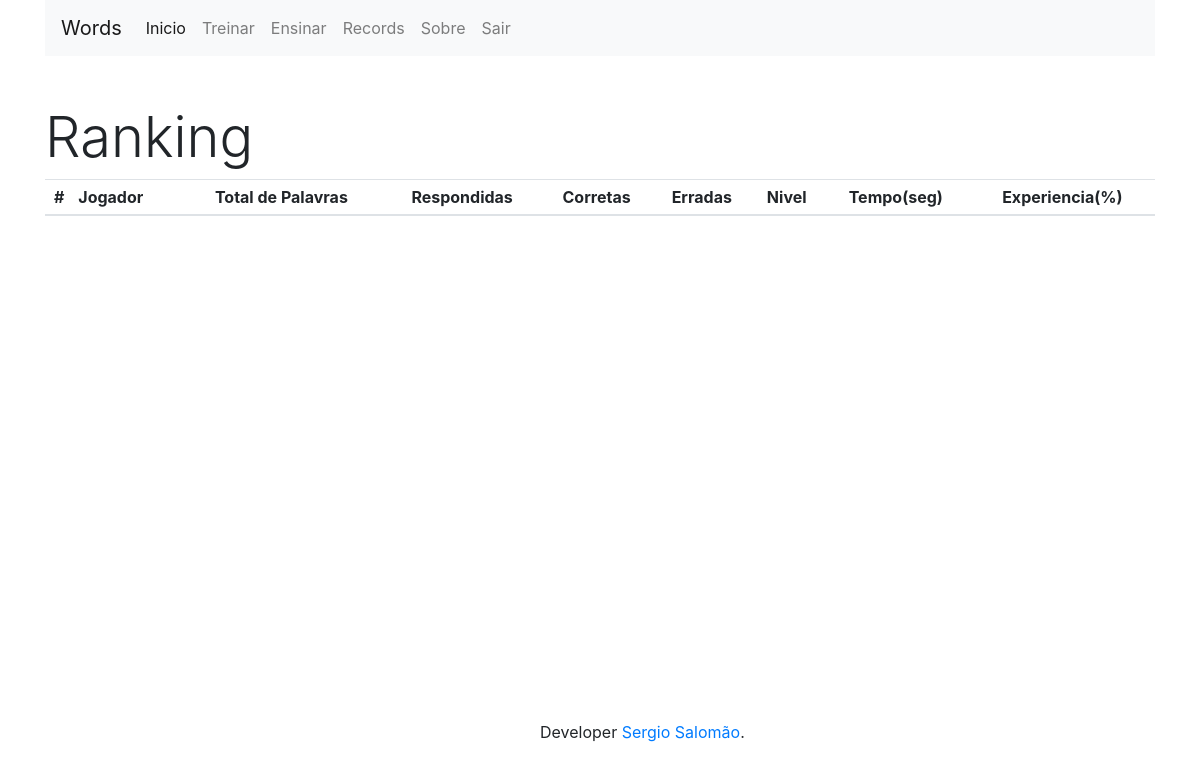
The app's page /view/pages/listaRecords.php, older data.
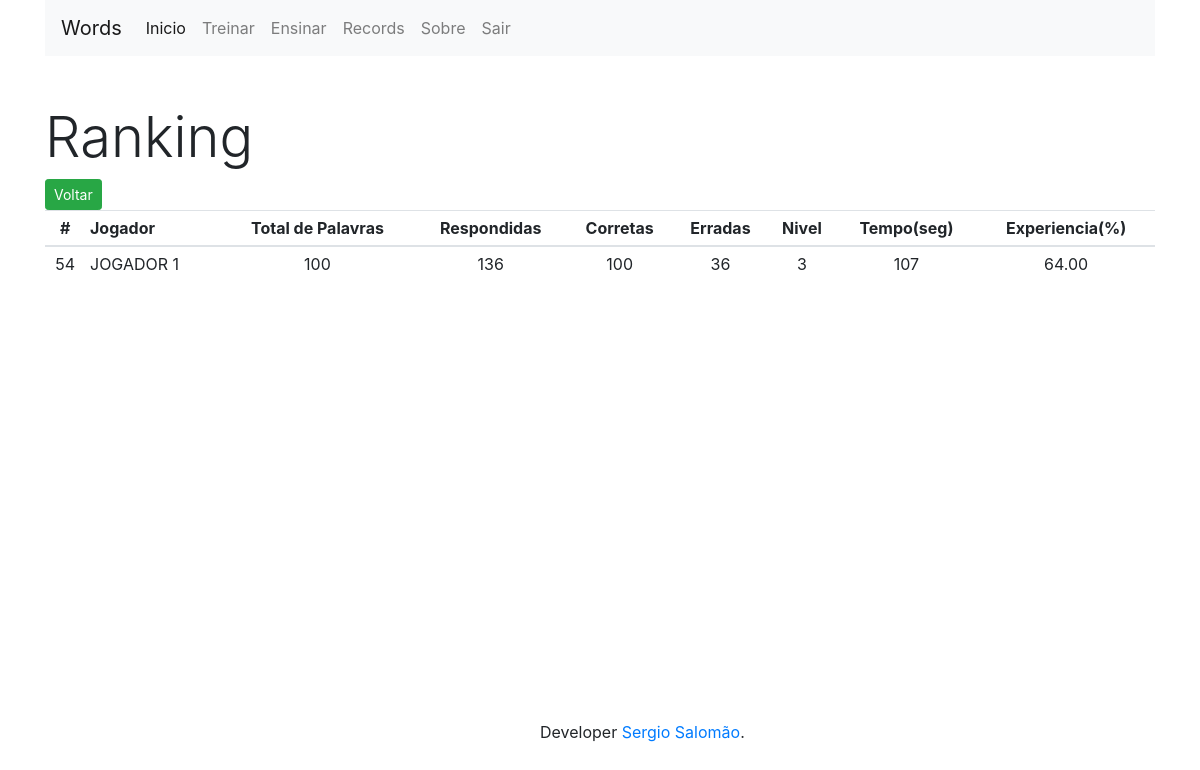
The same page, newer data.
### tables this page shows
CREATE TABLE `records` (
  `idrecords` int(11) NOT NULL AUTO_INCREMENT,
  `totalpalavras` int(11) DEFAULT NULL,
  `respondidas` int(11) DEFAULT NULL,
  `corretas` int(11) DEFAULT NULL,
  `erradas` int(11) DEFAULT NULL,
  `nivel` int(11) DEFAULT NULL,
  `exp` varchar(45) DEFAULT NULL,
  `jogador` varchar(45) DEFAULT NULL,
  `tempo` int(11) DEFAULT NULL,
  PRIMARY KEY (`idrecords`)
);

### controller/Crud.php (called while the page is built, shortened)
<?php
require_once 'Conexao.php';
abstract class Crud extends Conexao
{
function __construct($nomeTabela) {
	$this->tabela = $nomeTabela;
}
}

### controller/RecordDAO.php (called while the page is built, shortened)
<?php
require_once 'Conexao.php';
require_once 'Crud.php';
class RecordDAO extends CRUD
{
    public function ListarTodosPorClassificacao()
    {
        $sql = "SELECT * FROM $this->tabela ORDER BY nivel DESC, exp,tempo";
        $stmt = Conexao::prepare($sql);
        $stmt->execute();
        return $stmt->fetchAll();
    }
}
?>

### controller/Conexao.php (called while the page is built, shortened)
<?php
class Conexao
{
	private static $instance;
	public static function getInstance()
	{
		if (!isset(self::$instance)) {
			try {
				self::$instance = new PDO('mysql:host=' . DB_HOST . ';dbname=' . DB_NAME, DB_USER, DB_PASS);
				self::$instance->setAttribute(PDO::ATTR_ERRMODE, PDO::ERRMODE_EXCEPTION);
				self::$instance->setAttribute(PDO::ATTR_DEFAULT_FETCH_MODE, PDO::FETCH_OBJ);
			} catch (PDOException $e) {
				echo $e->getMessage();
			}
		}
		return self::$instance;
	}
	public static function prepare($sql)
	{
		return self::getInstance()->prepare($sql);
	}
}

### view/pages/listaRecords.php (the view, shortened to what this page needs)
<!DOCTYPE html>
<html>
<head>
    <link rel="stylesheet" href="https://maxcdn.bootstrapcdn.com/bootstrap/4.0.0/css/bootstrap.min.css"
>
    <link rel="stylesheet" type="text/css" media="screen" href="../resources/css/estilos.css" />
</head>
<body>
    <div class="container fundo-branco">
       <?php include 'menu.php' ?>
      <br><br>
    <h1 class="display-4 centralizaHorizontal">Ranking </h1>
    <table class="table table-sm">
  <thead>
    <tr>
      <th class ="texto-centraliza" scope="col">#</th>
      <th scope="col">Jogador</th>
      <th class ="texto-centraliza" scope="col">Total de Palavras</th>
      <th class ="texto-centraliza" scope="col">Respondidas</th>
      <th class ="texto-centraliza" scope="col">Corretas</th>
      <th class ="texto-centraliza" scope="col">Erradas</th>
      <th class ="texto-centraliza" scope="col">Nivel</th>
      <th class ="texto-centraliza" scope="col">Tempo(seg)</th>
      <th class ="texto-centraliza" scope="col">Experiencia(%)</th>
    </tr>
  </thead>
  <?php
  require_once '../../controller/RecordDAO.php';
  $nomeTabela = 'records';
  $dao = new RecordDAO($nomeTabela);
  foreach ($dao->ListarTodosPorClassificacao() as $key => $value) : ?>
  <tbody>
    <tr>
    <td class="texto-centraliza"><?php echo $value->idrecords ?></td>
    <td ><?php echo $value->jogador ?></td>
    <td class="texto-centraliza"><?php echo $value->totalpalavras ?></td>
      <td class="texto-centraliza"><?php echo $value->respondidas ?></td>
      <td class="texto-centraliza"><?php echo $value->corretas ?></td>
      <td class="texto-centraliza"><?php echo $value->erradas ?></td>
      <td class="texto-centraliza"><?php echo $value->nivel ?></td>
      <td class="texto-centraliza"><?php echo $value->tempo ?></td>
      <td class="texto-centraliza"><?php echo number_format($value->exp, 2, '.', '') ?></td>
    </tr>
    <button type="button" class="btn btn-success btn-sm" onclick="history.back(2)">Voltar</button>
<?php endforeach; ?>
<?php include 'rodape.php' ?>
</body>
</html>

### view/pages/menu.php (shortened to what this page needs)
<nav class="navbar navbar-expand-lg navbar-light bg-light">
            <a class="navbar-brand" href="#">Words</a>
            <div class="collapse navbar-collapse " id="navbarSupportedContent">
                <ul class="navbar-nav mr-auto">
                <li class="nav-item active">
                    <a class="nav-link" href="/words/index.php">Inicio <span class="sr-only">(current)</span></a>
                </li>
                <li class="nav-item">
                    <a id="menu-link-treinar" class="nav-link" href="/words/view/pages/limpaTabelaPrepara.php">Treinar</a>
                </li>
                <li class="nav-item">
                    <a class="nav-link" href="/words/view/pages/ensinar.php">Ensinar</a>
                </li>
                <li class="nav-item">
                    <a class="nav-link" href="/words/view/pages/listaRecords.php">Records</a>
                </li>
                <li class="nav-item">
                    <a class="nav-link" href="https://github.com/sergiosalomao">Sobre</a>
                </li>
                <li class="nav-item">
                    <a class="nav-link" href="https://github.com/sergiosalomao">Sair</a>
                </li>
                </ul>
            </div>
        </nav>

### view/pages/rodape.php
<footer class="blog-footer rodape">
            <p>Developer <a href="https://github.com/sergiosalomao">Sergio Salomão</a>.</p>
         </footer>
    </div>

### view/resources/css/estilos.css (style rules this page uses)
html, body { background:white; }
.rodape { text-align: center; top: 90%; position: absolute; left: 45%; }
.fundo-branco { background-color: white; left:1.4%; }
.texto-centraliza { text-align: center; }

Row changes from the older to the newer data that the page shows:
added records: idrecords "54", jogador "JOGADOR 1", totalpalavras "100", respondidas "136", corretas "100", erradas "36", nivel "3", tempo "107", exp "64.00"
